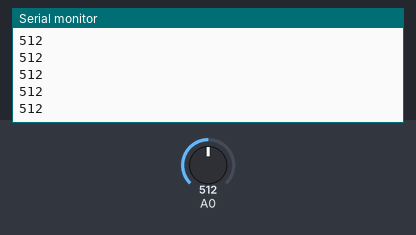
This sketch was run on a simulated Arduino Uno, built with avr-gcc and run on an emulated ATmega328P. Parts: the last lines printed to the serial monitor. The inputs (shaded band) are chosen by the test bench; at power-on: A0 = 512.

Above: at 1.2 s.
1.3 s: A0 set to 716
At 2.0 s:
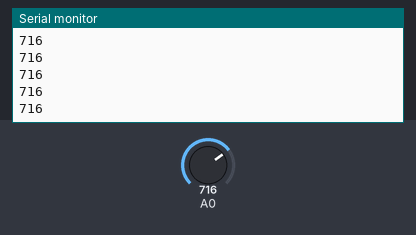
2.8 s: A0 set to 900
At 3.8 s:
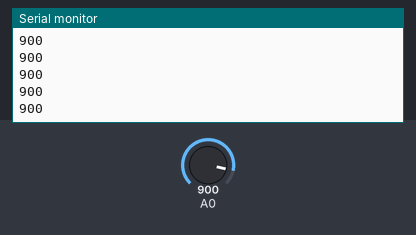
Timing chart, 0 to 5.8 s (numbered marks = the images above; inputs shaded):
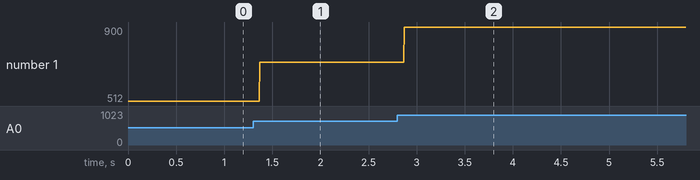

Measured:
- after the input at 1.3 s, the serial monitor: prints a new line after 0.07 s (image 1)
- after the input at 2.8 s, the serial monitor: prints a new line after 0.07 s (image 2)
- plotted number 1: 512 → 716 after the input at 1.3 s, 716 → 900 after the input at 2.8 s

The sketch:

202305153.ino
```cpp
void setup() {
  // put your setup code here, to run once:
  Serial.begin(9600);
}

void loop() {
  // put your main code here, to run repeatedly:
  int status = analogRead(A0);
  Serial.println(status);
}
```
